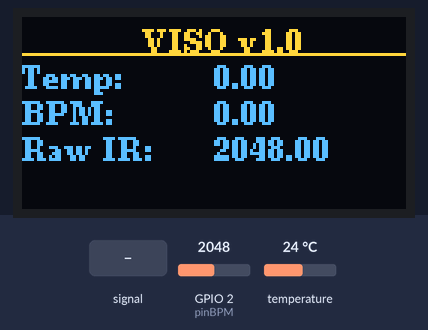
Bench run of a sketch on a simulated ESP32. On the bench: 128×64 one-colour display. Inputs (shaded band) come from the test bench; at power-on: GPIO 2 (pinBPM) = 2048, temperature 24 °C. The OLED is the two-colour kind (top 16 rows yellow).

Above: at 1.2 s.
1.3 s: GPIO 2 (pinBPM) fed a 200 Hz sine of ±327 counts around its level
At 2.6 s:
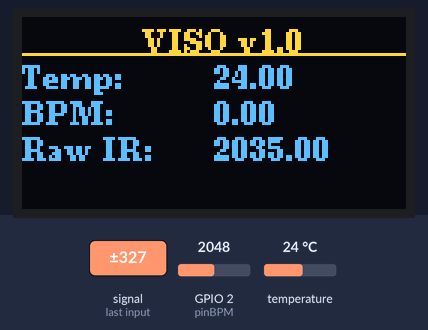
4.3 s: GPIO 2 (pinBPM) set to 2866
At 5.6 s:
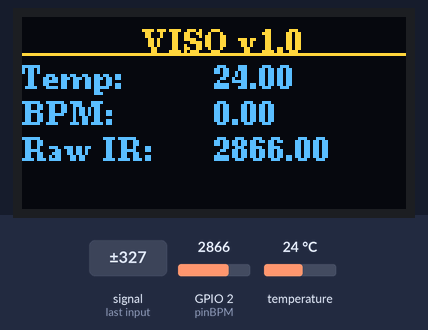
6.3 s: temperature set to 12 °C
At 7.3 s:
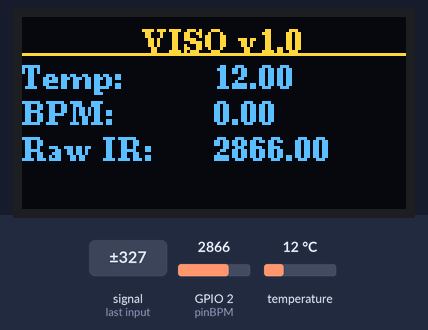
8.3 s: temperature set to 19 °C
10.3 s: GPIO 2 (pinBPM) set to 3603
At 11.7 s:
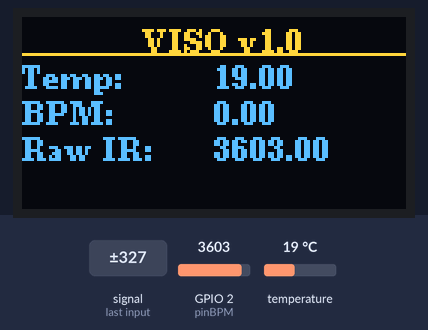
12.4 s: temperature set to 28 °C
At 13.4 s:
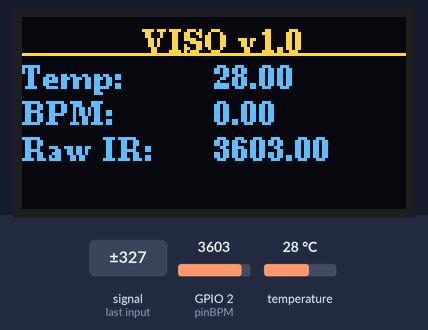
Timing chart, 0 to 15.3 s (numbered marks = the images above; inputs shaded):
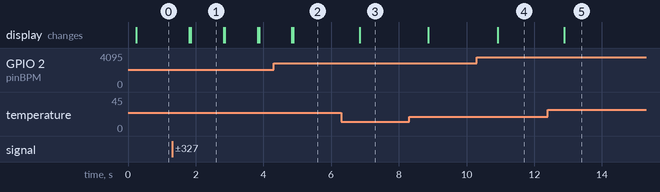

Measured:
- after the input at 1.3 s, the display: first differs from a run without the input after 0.56 s (image 1)
- after the input at 6.3 s, the display: changes after 0.55 s (image 3)
- after the input at 10.3 s, the display: changes after 0.62 s (image 4)
- after the input at 12.4 s, the display: changes after 0.49 s (image 5)
- what the display in image 1 shows lasts 0.9 s, from 1.9 s to 2.8 s

The sketch:

VISO_v1-0.ino
```cpp
/* VISO v1.0 Source Code
 *
 * Current prototype build supports BPM and temperature (in C) monitoring.
 * Future releases will include SpO2, blood pressure, and IoT functionality.
 *
 * Sensors used: KY-039 for BPM and DS18B20 for temperature
 * NOTE: Accuracy and reliablity of sensors are not guaranteed since these are not
 *        meant for medical use. Future prototypes will use more accurate and
 *        established sensors, like the MAX30102 and MAX30205.
 *
 * TODO: Bluetooth functionality
 */

/*
 * Copyright (C) 2025 Andrei Jose R. Embarque
 *
 * This program is free software: you can redistribute it and/or modify
 * it under the terms of the GNU General Public License as published by
 * the Free Software Foundation, either version 3 of the License, or
 * (at your option) any later version.
 *
 * This program is distributed in the hope that it will be useful,
 * but WITHOUT ANY WARRANTY; without even the implied warranty of
 * MERCHANTABILITY or FITNESS FOR A PARTICULAR PURPOSE.  See the
 * GNU General Public License for more details.
 *
 * You should have received a copy of the GNU General Public License
 * along with this program.  If not, see <https://www.gnu.org/licenses/>.
 */

#include <Wire.h>
#include <U8g2lib.h>
#include <stdio.h>
#include <string.h>
#include "stdlib_noniso.h"
#include <OneWire.h>
#include <DallasTemperature.h>

#define samp_siz 4
#define rise_threshold 5
#define ONE_WIRE_BUS 1
#define DEBUG 0

OneWire oneWire(ONE_WIRE_BUS);
DallasTemperature sensors(&oneWire);

char btMessage[50];
char bpm_strBT[50];
char tempC_strBT[50];

int pinBPM = 2;
U8G2_SH1106_128X64_NONAME_F_HW_I2C u8g2(U8G2_R0, U8X8_PIN_NONE);

const char TITLE[20] = "VISO v1.0";

char bpm_str[50];
char tempC_str[50];
char rawIR_str[50];
char tempC_str_prev[50] = "N/A";
char bpm_str_prev[50] = "N/A";
bool hasValidTemp = false;
bool hasValidBPM = false;

float reads[samp_siz], sum;
float avgBPM;
long int ptr;
float last, reader, start;
float first, second, third, before;
bool rising;
int rise_count;
long int last_beat;
bool heartbeat_detected;

float bpm, tempC;

unsigned long bpmDelay = 0;
unsigned long tempDelay = 0;
unsigned long displayDelay = 0;

void setup() {
  Serial.begin(115200);
  Wire.begin(8, 4);
  u8g2.begin();
  sensors.begin();
  for (int i = 0; i < samp_siz; i++) reads[i] = 0;
}

void loop() {
  unsigned long now = millis();
  double rawIR = analogRead(pinBPM);

  if (now - bpmDelay >= 16) {
    bpmDelay = now;
    int n = 0;
    start = millis();
    reader = 0.;
    while (millis() - start < 16) {
      reader += analogRead(pinBPM);
      n++;
    }
    reader /= n;

    sum -= reads[ptr];
    sum += reader;
    reads[ptr] = reader;
    last = sum / samp_siz;

    if (last > before) {
      rise_count++;
      if (!rising && rise_count > rise_threshold) {
        rising = true;
        float beatTime = millis() - last_beat;
        last_beat = millis();

        bpm = 60000. / (0.4 * beatTime + 0.3 * second + 0.3 * third);
        avgBPM = (0.1 * bpm) + ((1 - 0.1) * avgBPM);

        third = second;
        second = beatTime;
      }
    } else {
      rising = false;
      rise_count = 0;
    }

    before = last;
    ptr++;
    ptr %= samp_siz;
  }

  if (now - tempDelay >= 1000) {
    tempDelay = now;
    sensors.requestTemperatures();

    tempC = sensors.getTempCByIndex(0);
  }

  if (now - displayDelay >= 200) {
    displayDelay = now;

    dtostrf(avgBPM, 1, 2, bpm_str);
    dtostrf(tempC, 1, 2, tempC_str);
    dtostrf(rawIR, 1, 2, rawIR_str);

    u8g2.clearBuffer();
    u8g2.setFont(u8g2_font_ncenB08_tr);

    int halfwidth = u8g2.getDisplayWidth() / 2;

    u8g2.drawStr(halfwidth - 24, 12, TITLE);
    u8g2.drawLine(0, 12, 128, 12);

    u8g2.drawStr(0, 24, "Temp:");
    if (tempC == -127.00) {
      if (hasValidTemp) u8g2.drawStr(halfwidth, 24, tempC_str_prev);
      else u8g2.drawStr(halfwidth, 24, "N/A");
    } else {
      strcpy(tempC_str_prev, tempC_str);
      hasValidTemp = true;
      u8g2.drawStr(halfwidth, 24, tempC_str);
    }

    u8g2.drawStr(0, 36, "BPM:");
    if (heartbeat_detected) {
      if (hasValidBPM) u8g2.drawStr(halfwidth, 24, bpm_str_prev);
      else u8g2.drawStr(halfwidth, 36, "N/A");
    } else {
      strcpy(bpm_str_prev, bpm_str);
      hasValidBPM = true;
      u8g2.drawStr(halfwidth, 36, bpm_str);
    }

    u8g2.drawStr(0, 48, "Raw IR:");
    u8g2.drawStr(halfwidth, 48, rawIR_str);

    u8g2.sendBuffer();
  }
}
```
